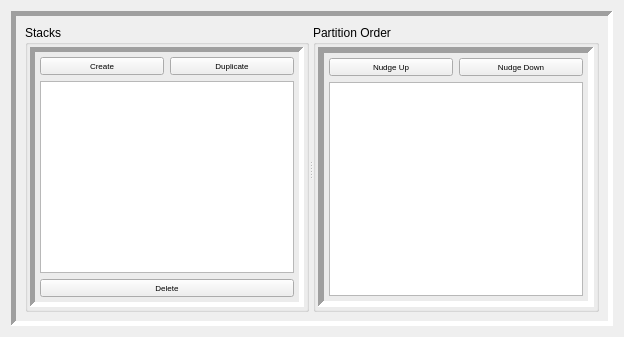
              <widget class="QWidget" name="tab_4">
               <attribute name="title">
                <string>Partition Stacks</string>
               </attribute>
               <layout class="QVBoxLayout" name="verticalLayout_44">
                <item>
                 <widget class="QFrame" name="frame_20">
                  <property name="frameShape">
                   <enum>QFrame::Panel</enum>
                  </property>
                  <property name="frameShadow">
                   <enum>QFrame::Sunken</enum>
                  </property>
                  <property name="lineWidth">
                   <number>5</number>
                  </property>
                  <layout class="QVBoxLayout" name="verticalLayout_38">
                   <item>
                    <widget class="QSplitter" name="splitter">
                     <property name="orientation">
                      <enum>Qt::Horizontal</enum>
                     </property>
                     <widget class="QGroupBox" name="groupBox_3">
                      <property name="title">
                       <string>Stacks</string>
                      </property>
                      <layout class="QVBoxLayout" name="verticalLayout_39">
                       <property name="leftMargin">
                        <number>2</number>
                       </property>
                       <property name="topMargin">
                        <number>2</number>
                       </property>
                       <property name="rightMargin">
                        <number>2</number>
                       </property>
                       <property name="bottomMargin">
                        <number>2</number>
                       </property>
                       <item>
                        <widget class="QFrame" name="frame_21">
                         <property name="frameShape">
                          <enum>QFrame::Panel</enum>
                         </property>
                         <property name="frameShadow">
                          <enum>QFrame::Sunken</enum>
                         </property>
                         <property name="lineWidth">
                          <number>5</number>
                         </property>
                         <layout class="QVBoxLayout" name="verticalLayout_40">
                          <property name="leftMargin">
                           <number>5</number>
                          </property>
                          <property name="topMargin">
                           <number>5</number>
                          </property>
                          <property name="rightMargin">
                           <number>5</number>
                          </property>
                          <property name="bottomMargin">
                           <number>5</number>
                          </property>
                          <item>
                           <layout class="QHBoxLayout" name="horizontalLayout_39">
                            <item>
                             <widget class="QPushButton" name="Create_New_Partition_Stack_Button">
                              <property name="font">
                               <font>
                                <pointsize>6</pointsize>
                               </font>
                              </property>
                              <property name="text">
                               <string>Create</string>
                              </property>
                             </widget>
                            </item>
                            <item>
                             <widget class="QPushButton" name="Duplicate_Partition_Stack_Button">
                              <property name="font">
                               <font>
                                <pointsize>6</pointsize>
                               </font>
                              </property>
                              <property name="text">
                               <string>Duplicate</string>
                              </property>
                             </widget>
                            </item>
                           </layout>
                          </item>
                          <item>
                           <widget class="BASE_LIST_VIEW" name="Partition_Stacks_List_View">
                            <property name="font">
                             <font>
                              <pointsize>7</pointsize>
                             </font>
                            </property>
                            <property name="selectionMode">
                             <enum>QAbstractItemView::ExtendedSelection</enum>
                            </property>
                            <property name="Root_Index_Assembly_Type" stdset="0">
                             <string>Partition_Stacks</string>
                            </property>
                            <property name="Data_Model_Name" stdset="0">
                             <string>config_proxy_model</string>
                            </property>
                           </widget>
                          </item>
                          <item>
                           <widget class="QPushButton" name="Delete_Partition_Stack_Button">
                            <property name="font">
                             <font>
                              <pointsize>6</pointsize>
                             </font>
                            </property>
                            <property name="text">
                             <string>Delete</string>
                            </property>
                           </widget>
                          </item>
                         </layout>
                        </widget>
                       </item>
                      </layout>
                     </widget>
                     <widget class="QGroupBox" name="groupBox_4">
                      <property name="title">
                       <string>Partition Order</string>
                      </property>
                      <layout class="QVBoxLayout" name="verticalLayout_41">
                       <property name="leftMargin">
                        <number>2</number>
                       </property>
                       <property name="topMargin">
                        <number>2</number>
                       </property>
                       <property name="rightMargin">
                        <number>2</number>
                       </property>
                       <property name="bottomMargin">
                        <number>2</number>
                       </property>
                       <item>
                        <widget class="QFrame" name="frame_22">
                         <property name="frameShape">
                          <enum>QFrame::Panel</enum>
                         </property>
                         <property name="frameShadow">
                          <enum>QFrame::Sunken</enum>
                         </property>
                         <property name="lineWidth">
                          <number>6</number>
                         </property>
                         <layout class="QVBoxLayout" name="verticalLayout_42">
                          <property name="leftMargin">
                           <number>5</number>
                          </property>
                          <property name="topMargin">
                           <number>5</number>
                          </property>
                          <property name="rightMargin">
                           <number>5</number>
                          </property>
                          <property name="bottomMargin">
                           <number>5</number>
                          </property>
                          <item>
                           <layout class="QHBoxLayout" name="horizontalLayout_40">
                            <item>
                             <widget class="QPushButton" name="Nudge_Selected_Partitions_Up_One_Stack">
                              <property name="font">
                               <font>
                                <pointsize>6</pointsize>
                               </font>
                              </property>
                              <property name="text">
                               <string>Nudge Up</string>
                              </property>
                             </widget>
                            </item>
                            <item>
                             <widget class="QPushButton" name="Nudge_Selected_Partitions_Down_One_Stack">
                              <property name="font">
                               <font>
                                <pointsize>6</pointsize>
                               </font>
                              </property>
                              <property name="text">
                               <string>Nudge Down</string>
                              </property>
                             </widget>
                            </item>
                           </layout>
                          </item>
                          <item>
                           <widget class="STACKING_ORDER_LIST_VIEW" name="Partition_Stacking_Order_List_View">
                            <property name="font">
                             <font>
                              <pointsize>7</pointsize>
                             </font>
                            </property>
                            <property name="dragEnabled">
                             <bool>true</bool>
                            </property>
                            <property name="dragDropMode">
                             <enum>QAbstractItemView::DragDrop</enum>
                            </property>
                            <property name="defaultDropAction">
                             <enum>Qt::CopyAction</enum>
                            </property>
                            <property name="selectionMode">
                             <enum>QAbstractItemView::ExtendedSelection</enum>
                            </property>
                            <property name="Root_Index_Assembly_Type" stdset="0">
                             <string>Partition_Stacks</string>
                            </property>
                            <property name="Data_Model_Name" stdset="0">
                             <string>config_proxy_model</string>
                            </property>
                           </widget>
                          </item>
                         </layout>
                        </widget>
                       </item>
                      </layout>
                     </widget>
                    </widget>
                   </item>
                  </layout>
                 </widget>
                </item>
               </layout>
              </widget>
